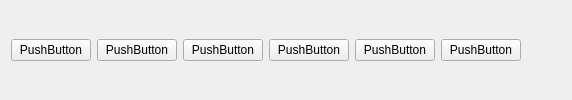
          <widget class="QWidget" name="widget_menu" native="true">
           <layout class="QHBoxLayout" name="horizontalLayout_28">
            <item>
             <layout class="QHBoxLayout" name="horizontalLayout_27">
              <item>
               <widget class="QPushButton" name="btn_1">
                <property name="text">
                 <string>PushButton</string>
                </property>
               </widget>
              </item>
              <item>
               <widget class="QPushButton" name="btn_2">
                <property name="text">
                 <string>PushButton</string>
                </property>
               </widget>
              </item>
              <item>
               <widget class="QPushButton" name="btn_3">
                <property name="text">
                 <string>PushButton</string>
                </property>
               </widget>
              </item>
              <item>
               <widget class="QPushButton" name="btn_4">
                <property name="text">
                 <string>PushButton</string>
                </property>
               </widget>
              </item>
              <item>
               <widget class="QPushButton" name="btn_5">
                <property name="text">
                 <string>PushButton</string>
                </property>
               </widget>
              </item>
              <item>
               <widget class="QPushButton" name="btn_6">
                <property name="text">
                 <string>PushButton</string>
                </property>
               </widget>
              </item>
              <item>
               <spacer name="horizontalSpacer_2">
                <property name="orientation">
                 <enum>Qt::Horizontal</enum>
                </property>
                <property name="sizeHint" stdset="0">
                 <size>
                  <width>40</width>
                  <height>20</height>
                 </size>
                </property>
               </spacer>
              </item>
             </layout>
            </item>
           </layout>
          </widget>
